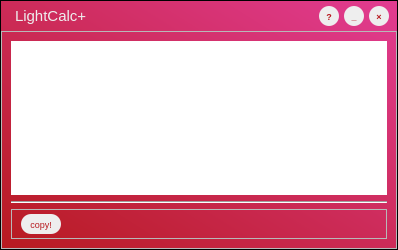
        <widget class="QFrame" name="display_bar">
         <property name="maximumSize">
          <size>
           <width>16777215</width>
           <height>250</height>
          </size>
         </property>
         <property name="styleSheet">
          <string notr="true">background-color: qlineargradient(spread:pad, x1:0, y1:1, x2:1, y2:0, stop:0 rgba(183, 26, 31, 255), stop:1 rgba(226, 60, 146, 255));</string>
         </property>
         <property name="frameShape">
          <enum>QFrame::StyledPanel</enum>
         </property>
         <property name="frameShadow">
          <enum>QFrame::Raised</enum>
         </property>
         <layout class="QVBoxLayout" name="verticalLayout_2">
          <property name="spacing">
           <number>0</number>
          </property>
          <property name="leftMargin">
           <number>0</number>
          </property>
          <property name="topMargin">
           <number>0</number>
          </property>
          <property name="rightMargin">
           <number>0</number>
          </property>
          <property name="bottomMargin">
           <number>0</number>
          </property>
          <item>
           <widget class="QFrame" name="top_bar_2">
            <property name="maximumSize">
             <size>
              <width>16777215</width>
              <height>40</height>
             </size>
            </property>
            <property name="styleSheet">
             <string notr="true">background-color: none;
border-bottom-right-radius: 0; 
border-bottom-left-radius: 0;</string>
            </property>
            <property name="frameShape">
             <enum>QFrame::StyledPanel</enum>
            </property>
            <property name="frameShadow">
             <enum>QFrame::Raised</enum>
            </property>
            <layout class="QHBoxLayout" name="horizontalLayout_2">
             <property name="topMargin">
              <number>5</number>
             </property>
             <property name="rightMargin">
              <number>0</number>
             </property>
             <property name="bottomMargin">
              <number>5</number>
             </property>
             <item>
              <widget class="QFrame" name="top_bar_title_2">
               <property name="maximumSize">
                <size>
                 <width>16777215</width>
                 <height>30</height>
                </size>
               </property>
               <property name="cursor">
                <cursorShape>OpenHandCursor</cursorShape>
               </property>
               <property name="styleSheet">
                <string notr="true">background-color:none;</string>
               </property>
               <property name="frameShape">
                <enum>QFrame::StyledPanel</enum>
               </property>
               <property name="frameShadow">
                <enum>QFrame::Raised</enum>
               </property>
               <layout class="QHBoxLayout" name="horizontalLayout_3">
                <property name="spacing">
                 <number>0</number>
                </property>
                <property name="leftMargin">
                 <number>5</number>
                </property>
                <property name="topMargin">
                 <number>0</number>
                </property>
                <property name="rightMargin">
                 <number>0</number>
                </property>
                <property name="bottomMargin">
                 <number>0</number>
                </property>
                <item>
                 <widget class="QLabel" name="label_title_2">
                  <property name="maximumSize">
                   <size>
                    <width>16777215</width>
                    <height>16777215</height>
                   </size>
                  </property>
                  <property name="font">
                   <font>
                    <pointsize>11</pointsize>
                   </font>
                  </property>
                  <property name="styleSheet">
                   <string notr="true">color:#eee;</string>
                  </property>
                  <property name="text">
                   <string>LightCalc+</string>
                  </property>
                  <property name="textFormat">
                   <enum>Qt::AutoText</enum>
                  </property>
                 </widget>
                </item>
               </layout>
              </widget>
             </item>
             <item>
              <widget class="QFrame" name="top_bar_buttons_2">
               <property name="maximumSize">
                <size>
                 <width>80</width>
                 <height>30</height>
                </size>
               </property>
               <property name="styleSheet">
                <string notr="true">background-color:none;</string>
               </property>
               <property name="frameShape">
                <enum>QFrame::StyledPanel</enum>
               </property>
               <property name="frameShadow">
                <enum>QFrame::Raised</enum>
               </property>
               <layout class="QHBoxLayout" name="horizontalLayout">
                <property name="spacing">
                 <number>3</number>
                </property>
                <property name="leftMargin">
                 <number>0</number>
                </property>
                <property name="topMargin">
                 <number>0</number>
                </property>
                <property name="rightMargin">
                 <number>5</number>
                </property>
                <property name="bottomMargin">
                 <number>0</number>
                </property>
                <item>
                 <widget class="QPushButton" name="btn_question">
                  <property name="minimumSize">
                   <size>
                    <width>20</width>
                    <height>20</height>
                   </size>
                  </property>
                  <property name="maximumSize">
                   <size>
                    <width>20</width>
                    <height>20</height>
                   </size>
                  </property>
                  <property name="font">
                   <font>
                    <pointsize>-1</pointsize>
                    <bold>true</bold>
                   </font>
                  </property>
                  <property name="cursor">
                   <cursorShape>PointingHandCursor</cursorShape>
                  </property>
                  <property name="styleSheet">
                   <string notr="true">QPushButton{
	border:none;
	border-radius:10px;
	background-color: #eee;
	color: rgba(183, 26, 31, 255);
	text-align: center;
font-family: Arial;
	font-size: 9px;
	
}

QPushButton:hover{
	color: #eee;
background-color: qlineargradient(spread:pad, x1:0, y1:1, x2:1, y2:0, stop:0 rgba(183, 26, 31, 255), stop:1 rgba(226, 60, 146, 255));
}</string>
                  </property>
                  <property name="text">
                   <string>?</string>
                  </property>
                 </widget>
                </item>
                <item>
                 <widget class="QPushButton" name="btn_minimize">
                  <property name="minimumSize">
                   <size>
                    <width>20</width>
                    <height>20</height>
                   </size>
                  </property>
                  <property name="maximumSize">
                   <size>
                    <width>20</width>
                    <height>20</height>
                   </size>
                  </property>
                  <property name="font">
                   <font>
                    <pointsize>-1</pointsize>
                    <bold>true</bold>
                   </font>
                  </property>
                  <property name="cursor">
                   <cursorShape>PointingHandCursor</cursorShape>
                  </property>
                  <property name="styleSheet">
                   <string notr="true">QPushButton{
	border:none;
	border-radius:10px;
	background-color: #eee;
	color: rgba(183, 26, 31, 255);
	text-align: center;
font-family: Arial;
	font-size: 9px;
	
}

QPushButton:hover{
	color: #eee;
background-color: qlineargradient(spread:pad, x1:0, y1:1, x2:1, y2:0, stop:0 rgba(183, 26, 31, 255), stop:1 rgba(226, 60, 146, 255));
}</string>
                  </property>
                  <property name="text">
                   <string>_</string>
                  </property>
                 </widget>
                </item>
                <item>
                 <widget class="QPushButton" name="btn_exit">
                  <property name="minimumSize">
                   <size>
                    <width>20</width>
                    <height>20</height>
                   </size>
                  </property>
                  <property name="maximumSize">
                   <size>
                    <width>20</width>
                    <height>20</height>
                   </size>
                  </property>
                  <property name="font">
                   <font>
                    <pointsize>-1</pointsize>
                    <bold>true</bold>
                   </font>
                  </property>
                  <property name="cursor">
                   <cursorShape>PointingHandCursor</cursorShape>
                  </property>
                  <property name="styleSheet">
                   <string notr="true">QPushButton{
	border:none;
	border-radius:10px;
	background-color: #eee;
	color: rgba(183, 26, 31, 255);
	text-align: center;
font-family: Arial;
	font-size: 9px;
	
}

QPushButton:hover{
	color: #eee;
background-color: qlineargradient(spread:pad, x1:0, y1:1, x2:1, y2:0, stop:0 rgba(183, 26, 31, 255), stop:1 rgba(226, 60, 146, 255));
}</string>
                  </property>
                  <property name="text">
                   <string>×</string>
                  </property>
                 </widget>
                </item>
               </layout>
              </widget>
             </item>
            </layout>
           </widget>
          </item>
          <item>
           <widget class="QFrame" name="display_frame">
            <property name="styleSheet">
             <string notr="true">background-color:none;</string>
            </property>
            <property name="frameShape">
             <enum>QFrame::StyledPanel</enum>
            </property>
            <property name="frameShadow">
             <enum>QFrame::Raised</enum>
            </property>
            <layout class="QVBoxLayout" name="verticalLayout_4">
             <item>
              <widget class="QTextEdit" name="insert_math">
               <property name="font">
                <font>
                 <pointsize>-1</pointsize>
                 <bold>true</bold>
                </font>
               </property>
               <property name="styleSheet">
                <string notr="true">QTextEdit{
	background-color:none;
border:none;
border-radius:0;
color: #eee;
selection-background-color:  rgba(50,50,50,100);
font-family: &quot;Segoe UI&quot;;
	font-size: 20px;
}</string>
               </property>
               <property name="inputMethodHints">
                <set>Qt::ImhLowercaseOnly|Qt::ImhMultiLine</set>
               </property>
               <property name="verticalScrollBarPolicy">
                <enum>Qt::ScrollBarAlwaysOff</enum>
               </property>
               <property name="horizontalScrollBarPolicy">
                <enum>Qt::ScrollBarAlwaysOff</enum>
               </property>
              </widget>
             </item>
             <item>
              <widget class="Line" name="line">
               <property name="maximumSize">
                <size>
                 <width>16777215</width>
                 <height>2</height>
                </size>
               </property>
               <property name="autoFillBackground">
                <bool>false</bool>
               </property>
               <property name="styleSheet">
                <string notr="true">background-color: #eee;</string>
               </property>
               <property name="orientation">
                <enum>Qt::Horizontal</enum>
               </property>
              </widget>
             </item>
             <item>
              <widget class="QFrame" name="frame_4">
               <property name="minimumSize">
                <size>
                 <width>0</width>
                 <height>30</height>
                </size>
               </property>
               <property name="frameShape">
                <enum>QFrame::StyledPanel</enum>
               </property>
               <property name="frameShadow">
                <enum>QFrame::Raised</enum>
               </property>
               <layout class="QHBoxLayout" name="horizontalLayout_11">
                <property name="topMargin">
                 <number>0</number>
                </property>
                <property name="bottomMargin">
                 <number>0</number>
                </property>
                <item>
                 <widget class="QPushButton" name="copy_btn">
                  <property name="minimumSize">
                   <size>
                    <width>40</width>
                    <height>20</height>
                   </size>
                  </property>
                  <property name="maximumSize">
                   <size>
                    <width>20</width>
                    <height>20</height>
                   </size>
                  </property>
                  <property name="cursor">
                   <cursorShape>PointingHandCursor</cursorShape>
                  </property>
                  <property name="styleSheet">
                   <string notr="true">QPushButton{
	border:none;
	border-radius:10px;
	background-color: #eee;
	color: rgba(183, 26, 31, 255);
	text-align: center;
font-family: Arial;
	font-size: 9px;
	
}

QPushButton:hover{
	color: rgba(183, 26, 31, 255);
	background-color: #ccc;

}</string>
                  </property>
                  <property name="text">
                   <string>copy!</string>
                  </property>
                 </widget>
                </item>
                <item>
                 <widget class="QLabel" name="labelResult">
                  <property name="minimumSize">
                   <size>
                    <width>310</width>
                    <height>0</height>
                   </size>
                  </property>
                  <property name="maximumSize">
                   <size>
                    <width>310</width>
                    <height>16777215</height>
                   </size>
                  </property>
                  <property name="font">
                   <font>
                    <pointsize>-1</pointsize>
                    <bold>true</bold>
                   </font>
                  </property>
                  <property name="styleSheet">
                   <string notr="true">QLabel{
color:#eee;
 text-align: right;
font-family: &quot;Segoe UI&quot;;
font-size: 22px;
}</string>
                  </property>
                  <property name="text">
                   <string/>
                  </property>
                  <property name="alignment">
                   <set>Qt::AlignRight|Qt::AlignTrailing|Qt::AlignVCenter</set>
                  </property>
                 </widget>
                </item>
               </layout>
              </widget>
             </item>
            </layout>
           </widget>
          </item>
         </layout>
        </widget>
